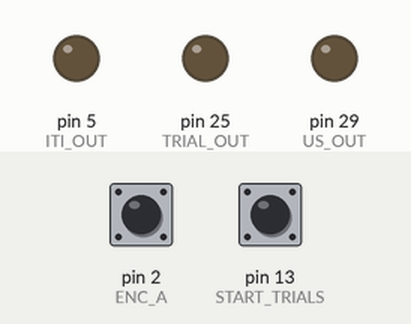
The sketch below on a simulated Arduino Mega 2560, built with avr-gcc and run on an emulated ATmega2560. On the bench: output pins drawn as LEDs (lit = HIGH). The test bench sets the inputs (shaded band); at power-on: pin 13 (START_TRIALS) HIGH, pin 2 (ENC_A) HIGH. Random numbers use the default seed unless the sketch sets one; pins used as bus, display or sensor lines are not drawn.

Above: at 1.2 s.
1.3 s: pin 13 (START_TRIALS) pulled LOW for 3.2 s
At 5.4 s:
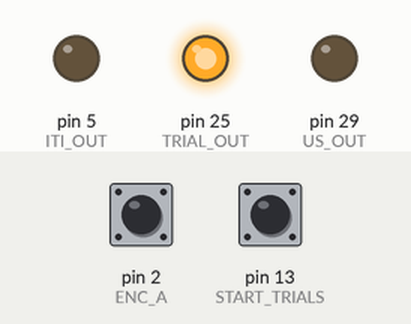
6.0 s: pin 13 (START_TRIALS) pulled LOW for 3.2 s
At 8.2 s:
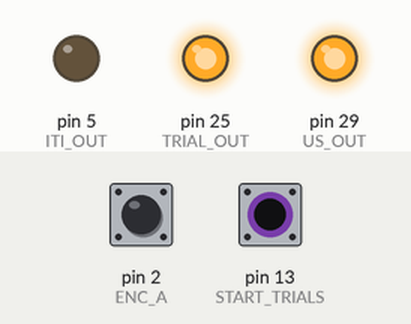
At 9.6 s:
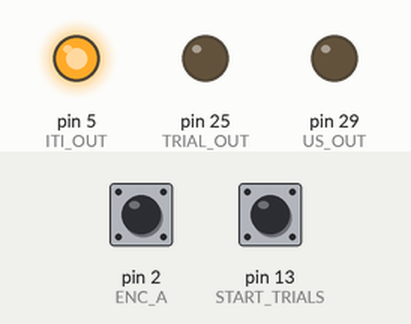
Timing chart, 0 to 20.6 s (numbered marks = the images above; inputs shaded):
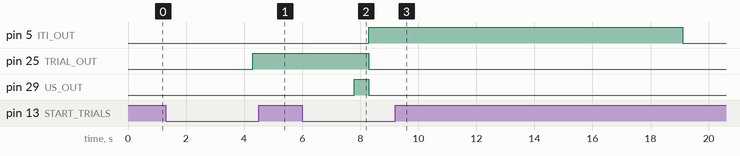

The sketch:

wheel_controller_2cs.ino
```cpp
// Pins
//------------------------------------------------------------
#define START_TRIALS 13
#define ENC_A 2 // Needs to be an interrupt pin
#define ENC_B 3 // Needs to be an interrupt pin
#define ENC_I 4 // Not actually used

#define TRIAL_OUT 25
#define CS_OUT 27
#define US_OUT 29
#define ITI_OUT 5
#define FORCED_CS_OUT 23

// Behavioral parameters
//------------------------------------------------------------
#define INITIAL_DELAY 2000 // Delay after turning on manual switch, ms

#define CS_DURATION 4000 // ms
#define US_DURATION 500 // ms, Applied at end of CS_DURATION
#define CS_GRACE CS_DURATION-US_DURATION // US will not be applied during this time

#define ITI_MIN 5000 // ms, Needs to be larger than STILL_DURATION
#define ITI_MAX 15000

#define CS_POLL_RATE 250 // ms

// The velocity calculations assume:
//  - 5 cm wheel radius
//  - 250 encoder clicks per full rotation
// - RUNNING_THRESHOLD 10 (Day 1) 15 (Day 2) 20 (Day 3+)
#define RUNNING_THRESHOLD 10 // Corresponds to >10 cm/s over 0.25 sec

// CS will be given once the animal has remained below "STILL_THRESHOLD"
// over "STILL_DURATION"
#define STILL_DURATION 1000 // ms
#define STILL_THRESHOLD 10 // Corresponds to X cm/s over STILL_DURATION

// If the mouse has not satisfied the "still" condition in "FORCED_TRIAL_THRESHOLD"
// milliseconds, then apply forced trial.
#define FORCED_TRIAL_THRESHOLD 25000 // ms
#define FORCED_CS_DURATION 2000

// FSM definitions
//------------------------------------------------------------
#define S_IDLE 0
#define S_WAIT_FOR_STILL 1
#define S_CS 3
#define S_FORCED_CS 4
#define S_END_TRIAL 5
#define S_ITI 7

int state = S_IDLE;
int elapsed_time;
bool enable_cs;
bool enable_us;

void setup() {
  // put your setup code here, to run once:
  pinMode(START_TRIALS, INPUT_PULLUP);
  pinMode(ENC_A, INPUT);
  attachInterrupt(digitalPinToInterrupt(ENC_A), count_A, RISING);
  pinMode(ENC_B, INPUT);
  pinMode(ENC_I, INPUT);

  pinMode(TRIAL_OUT, OUTPUT);
  pinMode(CS_OUT, OUTPUT);
  pinMode(US_OUT, OUTPUT);
  pinMode(ITI_OUT, OUTPUT);
  pinMode(FORCED_CS_OUT, OUTPUT);

  state = S_IDLE;
}

// Encoder counters
volatile int steps_fwd = 0;
volatile int steps_bwd = 0;

void count_A() {
  if (digitalRead(ENC_B))
    steps_fwd++;
  else
    steps_bwd++;
}

void loop() {
  bool trials_enabled = !digitalRead(START_TRIALS);
  if (!trials_enabled) {
    // Controller should be disabled
    digitalWrite(TRIAL_OUT, 0);
    digitalWrite(CS_OUT, 0);
    digitalWrite(US_OUT, 0);
    digitalWrite(ITI_OUT, 0);
    digitalWrite(FORCED_CS_OUT, 0);

    state = S_IDLE;
  }
  else {
    // Implement FSM
    switch (state) {
      case S_IDLE:
        // After the START_TRIALS signals is given, wait before launching trials
        delay(INITIAL_DELAY);
        state = S_WAIT_FOR_STILL;
        break;

      case S_WAIT_FOR_STILL:
        // By "default" a forced trial will be given unless the animal satisfies
        // the still condition, as below
        state = S_FORCED_CS;

        // Check for "still condition" before the time is up
        elapsed_time = 0;
        while (elapsed_time < FORCED_TRIAL_THRESHOLD) {
          steps_fwd = 0;
          steps_bwd = 0;
          delay(STILL_DURATION);
          if (abs(steps_fwd) + abs(steps_bwd) < STILL_THRESHOLD) {
            state = S_CS;
            break; // Stop waiting
          }
          elapsed_time += STILL_DURATION;
        }

        digitalWrite(TRIAL_OUT, 1);
        break;

      case S_CS:
        enable_cs = true;
        enable_us = true;

        elapsed_time = 0;
        while (elapsed_time < CS_DURATION) {
          digitalWrite(CS_OUT, enable_cs);
          digitalWrite(US_OUT, (elapsed_time >= CS_GRACE) && enable_us);

          steps_fwd = 0;
          steps_bwd = 0;
          delay(CS_POLL_RATE);
          if (steps_fwd - steps_bwd > RUNNING_THRESHOLD) {
            enable_cs = false;
            enable_us = false;
          }

          elapsed_time += CS_POLL_RATE;
        }
        state = S_END_TRIAL;
        break;

      case S_FORCED_CS:
        digitalWrite(FORCED_CS_OUT, 1);
        delay(FORCED_CS_DURATION - US_DURATION);
        digitalWrite(US_OUT, 1);
        delay(US_DURATION);

        state = S_END_TRIAL;
        break;

      case S_END_TRIAL:
        digitalWrite(US_OUT, 0);
        digitalWrite(CS_OUT, 0);
        digitalWrite(FORCED_CS_OUT, 0);
        digitalWrite(TRIAL_OUT, 0);
        state = S_ITI;
        break;

      case S_ITI:
        // ITI defined as time between _behavioral_ trials
        digitalWrite(ITI_OUT, 1);
        delay(random(ITI_MIN, ITI_MAX) - STILL_DURATION);
        digitalWrite(ITI_OUT, 0);
        state = S_WAIT_FOR_STILL;
        break;

      default:
        state = S_IDLE;
    }
  }
}
```

Measured:
- after the input at 1.3 s, pin 25 (TRIAL_OUT): LOW → HIGH after 3.0 s
- after the input at 6.0 s, pin 5 (ITI_OUT): LOW → HIGH after 2.3 s, → LOW 10.8 s later
